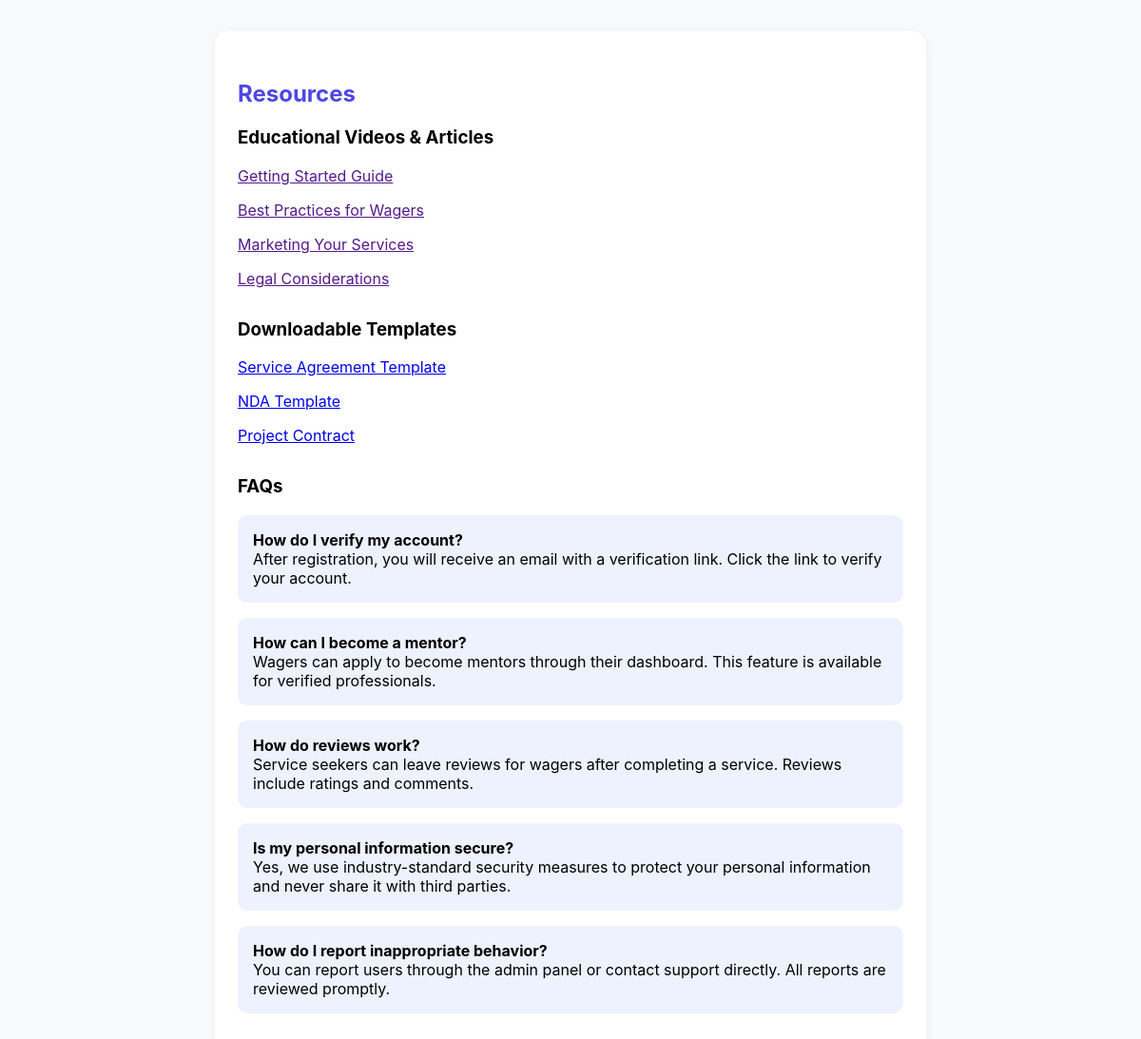
The app's page /resources.php with its own data.
### tables this page shows
CREATE TABLE resources (
    id INT AUTO_INCREMENT PRIMARY KEY,
    title VARCHAR(200) NOT NULL,
    description TEXT NULL,
    type ENUM('video', 'article', 'document', 'link') NOT NULL,
    content_url VARCHAR(500) NULL,
    file_path VARCHAR(255) NULL,
    category VARCHAR(100) NULL,
    is_active TINYINT(1) DEFAULT 1,
    views INT DEFAULT 0,
    created_at TIMESTAMP DEFAULT CURRENT_TIMESTAMP,
    INDEX idx_type (type),
    INDEX idx_category (category),
    INDEX idx_is_active (is_active)
);

CREATE TABLE contract_templates (
    id INT AUTO_INCREMENT PRIMARY KEY,
    title VARCHAR(200) NOT NULL,
    description TEXT NULL,
    file_path VARCHAR(255) NOT NULL,
    category VARCHAR(100) NULL,
    is_active TINYINT(1) DEFAULT 1,
    downloads INT DEFAULT 0,
    created_at TIMESTAMP DEFAULT CURRENT_TIMESTAMP,
    INDEX idx_category (category),
    INDEX idx_is_active (is_active)
);

CREATE TABLE faqs (
    id INT AUTO_INCREMENT PRIMARY KEY,
    question TEXT NOT NULL,
    answer TEXT NOT NULL,
    category VARCHAR(100) NULL,
    is_active TINYINT(1) DEFAULT 1,
    sort_order INT DEFAULT 0,
    created_at TIMESTAMP DEFAULT CURRENT_TIMESTAMP,
    INDEX idx_category (category),
    INDEX idx_is_active (is_active),
    INDEX idx_sort_order (sort_order)
);

### resources.php (the view, shortened to what this page needs)
<?php
require_once __DIR__ . '/inc/db.php';
$templates = $pdo->query("SELECT * FROM contract_templates")->fetchAll();
$faqs = $pdo->query("SELECT * FROM faqs")->fetchAll();
$resources = $pdo->query("SELECT * FROM resources")->fetchAll();
?>
<!DOCTYPE html>
<html lang="en">
<head>
</head>
<body>
  <div class="container">
    <h2>Resources</h2>
    <div class="section">
      <h3>Educational Videos & Articles</h3>
      <ul class="resource-list">
        <?php foreach ($resources as $res): ?>
          <li><a href="<?= htmlspecialchars($res['url']) ?>"><?= htmlspecialchars($res['title']) ?></a></li>
        <?php endforeach; ?>
      </ul>
    </div>
    <div class="section">
      <h3>Downloadable Templates</h3>
      <ul class="resource-list">
        <?php foreach ($templates as $tpl): ?>
          <li><a href="<?= htmlspecialchars($tpl['file_path']) ?>"><?= htmlspecialchars($tpl['title']) ?></a></li>
        <?php endforeach; ?>
      </ul>
    </div>
    <div class="section">
      <h3>FAQs</h3>
      <?php foreach ($faqs as $faq): ?>
        <div class="faq"><b><?= htmlspecialchars($faq['question']) ?></b><br><?= htmlspecialchars($faq['answer']) ?></div>
      <?php endforeach; ?>
    </div>
  </div>
</body>
</html>

### resources.php (style rules this page uses)
body { font-family: 'Inter', Arial, sans-serif; background: #f9fafb; margin:0; }
.container { max-width: 700px; margin: 2rem auto; background: #fff; border-radius: 16px; box-shadow: 0 2px 12px rgba(0,0,0,0.06); padding: 2rem 1.5rem; }
h2 { color: #4f46e5; }
.section { margin-bottom: 2rem; }
.resource-list { list-style: none; padding: 0; }
.resource-list li { margin-bottom: 1rem; }
.faq { background: #eef2ff; border-radius: 10px; padding: 1rem; margin-bottom: 1rem; }

### records on screen
resources: title "Getting Started Guide"
resources: title "Best Practices for Wagers"
resources: title "Marketing Your Services"
resources: title "Legal Considerations"
contract_templates: title "Service Agreement Template"
contract_templates: title "NDA Template"
contract_templates: title "Project Contract"
faqs: question "How do I verify my account?", answer "After registration, you will receive an email with a verification link. Click the link to verify your account."
faqs: question "How can I become a mentor?", answer "Wagers can apply to become mentors through their dashboard. This feature is available for verified professionals."
faqs: question "How do reviews work?", answer "Service seekers can leave reviews for wagers after completing a service. Reviews include ratings and comments."
faqs: question "Is my personal information secure?", answer "Yes, we use industry-standard security measures to protect your personal information and never share it with third parties."
faqs: question "How do I report inappropriate behavior?", answer "You can report users through the admin panel or contact support directly. All reports are reviewed promptly."
